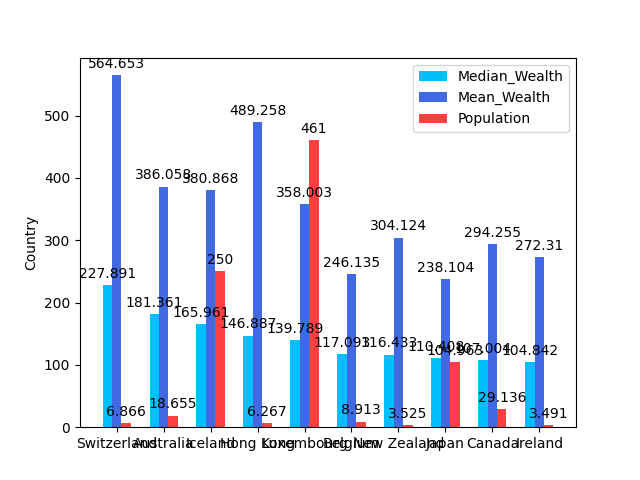

Python code for this plot:
import matplotlib.pyplot as plt
import csv

dataList = []

with open('wealth-per-country.csv') as data:
  reader = csv.reader(data)
  for row in reader:
    dataList.append(row)

dataList.pop()

def getLabel(dataList):
  return dataList.pop(0)

def getCountry(dataList):
  result = []
  for n in dataList:
    result.append(n[0])
  return result

def getMediaWealth(dataList):
  result = []
  for n in dataList:
    result.append(n[1])
  return result

def getMeanWealth(dataList):
  result = []
  for n in dataList:
    result.append(n[2])
  return result

def getPopulation(dataList):
  result = []
  for n in dataList:
    result.append(n[3])
  return result

def parserFloat(floatList):
  result = []
  for n in floatList:
    nFloat = n.replace(",", ".", 1)
    result.append(float(nFloat))
  return result

def posicion(x, multiplier):
  result = []
  for n in x:
    result.append(n+multiplier)
  return result

label = getLabel(dataList)
country = getCountry(dataList)
mediaWealth = parserFloat(getMediaWealth(dataList))
meanWealth = parserFloat(getMeanWealth(dataList))
population = parserFloat(getPopulation(dataList))

width = 0.2
x = [0,1,2,3,4,5,6,7,8,9]

fig, ax = plt.subplots()
rects1 = ax.bar(posicion(x, -width), mediaWealth, width, color='#00BFFF',label=label[1])
rects2 = ax.bar(posicion(x, 0), meanWealth, width, color='#4169E1',label=label[2])
rects3 = ax.bar(posicion(x, width), population, width, color='#FF4040',label=label[3])

ax.set_ylabel(label[0])
ax.set_xticks(x)
ax.set_xticklabels(country)

ax.bar_label(rects1, padding=3)
ax.bar_label(rects2, padding=3)
ax.bar_label(rects3, padding=3)

ax.legend()
plt.savefig('grafico.png')
fig.tight_layout()

plt.show()